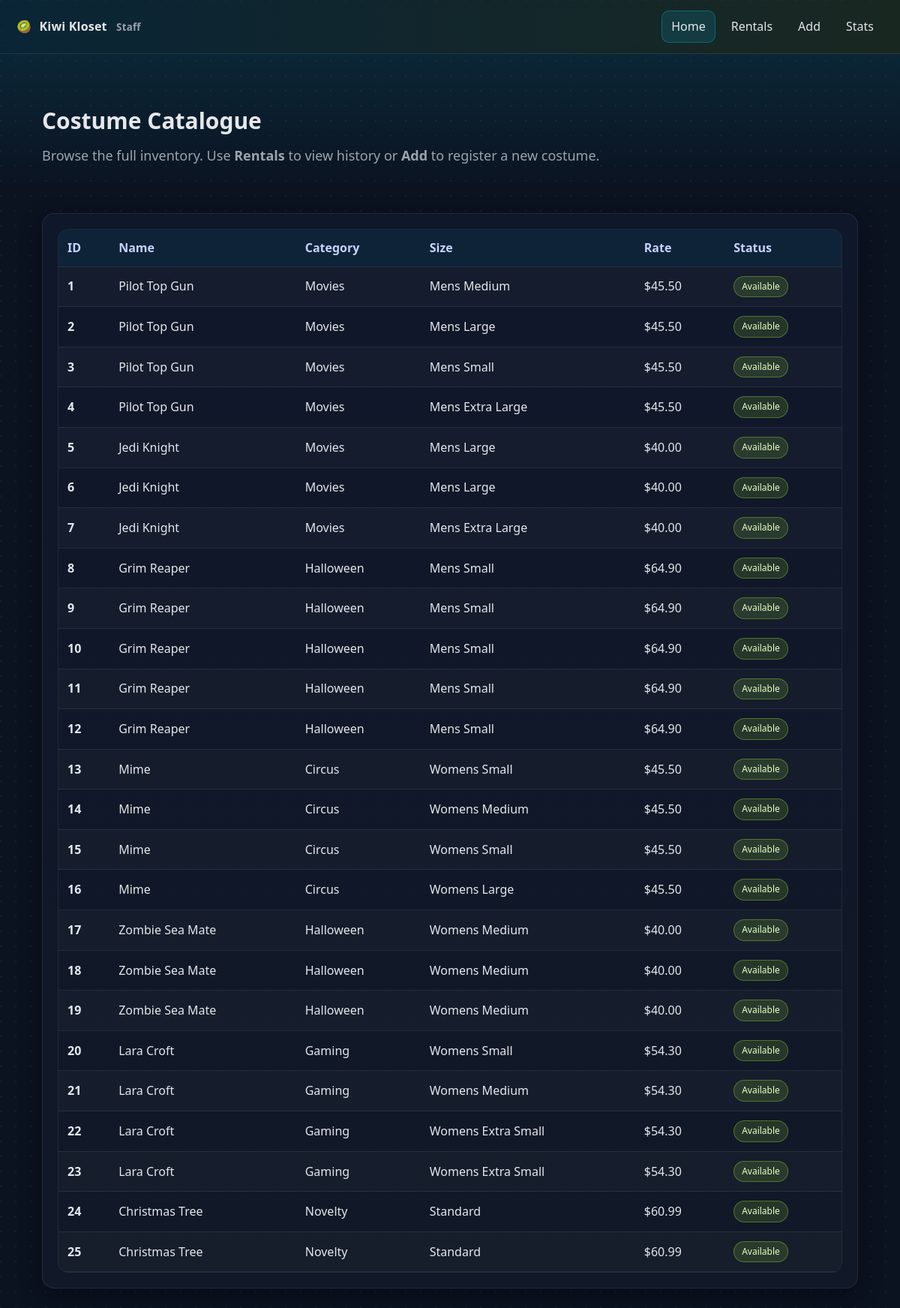
The page / on the database its author committed.
### tables this page shows
CREATE TABLE costumes (
    id INT PRIMARY KEY,
	is_available TINYINT(1) NOT NULL,
	branch_id INT NOT NULL,
	name VARCHAR(255) NOT NULL,
	size VARCHAR(255) NOT NULL,
	daily_rate DECIMAL(10, 2) NOT NULL,
	category VARCHAR(255) NOT NULL
);

### index.php (the view, shortened to what this page needs)
<?php
require 'db.php';
?>
<!doctype html>
<html lang="en">
<head>
  <link rel="stylesheet" href="assets/css/style.css">
</head>
<body class="bg-grid">
<?php nav('Home'); ?>
<section class="hero">
  <div class="container">
    <h1>Costume Catalogue</h1>
    <p class="lead">Browse the full inventory. Use <strong>Rentals</strong> to view history or <strong>Add</strong> to register a new costume.</p>
  </div>
</section>
<main class="container">
  <div class="card elevation">
    <?php
    try {
      $st = db()->query("SELECT id, name, category, size, daily_rate, is_available FROM costumes ORDER BY id ASC");
      $rows = $st->fetchAll();
      if ($rows) {
        echo '<div class="table-wrap"><table class="table fancy"><thead><tr>
          <th>ID</th><th>Name</th><th>Category</th><th>Size</th><th>Rate</th><th>Status</th>
        </tr></thead><tbody>';
        foreach ($rows as $r) {
          $badge = $r['is_available'] ? '<span class="chip success">Available</span>' : '<span class="chip">Unavailable</span>';
          echo '<tr>
            <td>'.h($r['id']).'</td>
            <td>'.h($r['name']).'</td>
            <td>'.h($r['category']).'</td>
            <td>'.h($r['size']).'</td>
            <td>$'.h(number_format((float)$r['daily_rate'],2)).'</td>
            <td>'.$badge.'</td>
          </tr>';
        }
        echo '</tbody></table></div>';
      } else {
        echo '<div class="empty">No costumes found.</div>';
      }
    } catch (Throwable $e) {
      echo '<div class="alert error">Database error: '.h($e->getMessage()).'</div>';
    }
    ?>
  </div>
</main>
</body>
</html>

### db.php (shortened to what this page needs)
<?php
function db() {
  static $pdo = null;
  if ($pdo === null) {
    try {
      $pdo = new PDO(
        'mysql:host='.DB_HOST.';dbname='.DB_NAME.';charset=utf8mb4',
        DB_USER,
        DB_PASS,
        [
          PDO::ATTR_ERRMODE            => PDO::ERRMODE_EXCEPTION,
          PDO::ATTR_DEFAULT_FETCH_MODE => PDO::FETCH_ASSOC,
        ]
      );
    } catch (Throwable $e) {
      http_response_code(500);
      echo "<h1>Database connection failed</h1>";
      echo "<pre>".htmlspecialchars($e->getMessage(), ENT_QUOTES, 'UTF-8')."</pre>";
      exit;
    }
  }
  return $pdo;
}
function h($s){ return htmlspecialchars((string)$s, ENT_QUOTES, 'UTF-8'); }
function nav($active=''){
  $items = [
    'Home'    => 'index.php',
    'Rentals' => 'rentals.php',
    'Add'     => 'add.php',
    'Stats'   => 'stats.php'
  ];
  echo '<header class="topbar">';
  echo '<div class="brand"><span class="kiwi">🥝</span> Kiwi Kloset <small>Staff</small></div>';
  echo '<nav class="tabs"><ul>';
  foreach($items as $label=>$href){
    $is = (strtolower($active)===strtolower($label)) ? ' class="active"' : '';
    $labelEsc = h($label);
    $hrefEsc  = h($href);
    echo '<li'.$is.'><a href="'.$hrefEsc.'">'.$labelEsc.'</a></li>';
  }
  echo '</ul></nav></header>';
}
?>

### style.css (style rules this page uses)
:root { --bg:#0b1220; --card:#0f172a; --panel:#111827; --text:#e5e7eb; --muted:#9ca3af; --brand:#06b6d4; --brand-600:#0891b2; --accent:#a3e635; --warn:#f59e0b; --error:#ef4444; --border:rgba(255,255,255,.08); --shadow:0 10px 30px rgba(0,0,0,.35); }
* { box-sizing:border-box }
html,body { margin:0; padding:0 }
body { font:16px/1.55 system-ui,-apple-system,Segoe UI,Roboto,Arial,sans-serif; color:var(--text); background:var(--bg) }
.bg-grid { background-image: radial-gradient(circle at 1px 1px, rgba(255,255,255,.05) 1px, transparent 0); background-size: 20px 20px; }
.topbar { position:sticky; top:0; z-index:10; display:flex; align-items:center; justify-content:space-between; padding:14px 22px; background:linear-gradient(90deg, rgba(6,182,212,.12), rgba(163,230,53,.10)); border-bottom:1px solid var(--border); backdrop-filter: blur(6px); }
.brand { font-weight:800; letter-spacing:.2px }
.brand .kiwi { margin-right:6px }
.brand small { color:var(--muted); font-weight:600; margin-left:8px }
.tabs ul { display:flex; gap:8px; list-style:none; margin:0; padding:0 }
.tabs a { display:inline-block; padding:8px 12px; border-radius:10px; color:var(--text); text-decoration:none; border:1px solid transparent }
.tabs li.active a, .tabs a:hover { background:rgba(6,182,212,.15); border-color:rgba(6,182,212,.35) }
.container { max-width:1120px; margin:26px auto; padding:0 16px }
.card { background:linear-gradient(180deg, var(--card), var(--panel)); border:1px solid var(--border); border-radius:16px; padding:20px }
.elevation { box-shadow:var(--shadow) }
.hero { padding:40px 0 10px; background:linear-gradient(180deg, rgba(6,182,212,.12), transparent) }
.hero .lead { color:var(--muted); max-width:860px }
h1 { margin:.2rem 0 .6rem; font-size:30px }
p.lead { font-size:18px; margin:.4rem 0 0 }
.table-wrap { overflow:auto; border:1px solid var(--border); border-radius:14px }
table { width:100%; border-collapse:collapse; min-width:760px }
th,td { padding:12px 12px; border-bottom:1px solid var(--border); text-align:left }
th { color:#c7d2fe; background:rgba(6,182,212,.08); position:sticky; top:0 }
tbody tr:nth-child(odd) { background:rgba(255,255,255,.02) }
.table.fancy td:first-child { font-weight:700; color:#e2e8f0 }
.chip { display:inline-block; padding:4px 10px; border-radius:999px; font-size:12px; background:rgba(255,255,255,.06); border:1px solid var(--border) }
.chip.success { background:rgba(163,230,53,.15); border-color:rgba(163,230,53,.35); color:#eaffc7 }

### rows shown on the page
costumes: id "1", name "Pilot Top Gun", category "Movies", size "Mens Medium", daily_rate "45.50", is_available "Available"
costumes: id "2", name "Pilot Top Gun", category "Movies", size "Mens Large", daily_rate "45.50", is_available "Available"
costumes: id "3", name "Pilot Top Gun", category "Movies", size "Mens Small", daily_rate "45.50", is_available "Available"
costumes: id "4", name "Pilot Top Gun", category "Movies", size "Mens Extra Large", daily_rate "45.50", is_available "Available"
costumes: id "5", name "Jedi Knight", category "Movies", size "Mens Large", daily_rate "40.00", is_available "Available"
costumes: id "6", name "Jedi Knight", category "Movies", size "Mens Large", daily_rate "40.00", is_available "Available"
costumes: id "7", name "Jedi Knight", category "Movies", size "Mens Extra Large", daily_rate "40.00", is_available "Available"
costumes: id "8", name "Grim Reaper", category "Halloween", size "Mens Small", daily_rate "64.90", is_available "Available"
costumes: id "9", name "Grim Reaper", category "Halloween", size "Mens Small", daily_rate "64.90", is_available "Available"
costumes: id "10", name "Grim Reaper", category "Halloween", size "Mens Small", daily_rate "64.90", is_available "Available"
costumes: id "11", name "Grim Reaper", category "Halloween", size "Mens Small", daily_rate "64.90", is_available "Available"
costumes: id "12", name "Grim Reaper", category "Halloween", size "Mens Small", daily_rate "64.90", is_available "Available"
costumes: id "13", name "Mime", category "Circus", size "Womens Small", daily_rate "45.50", is_available "Available"
costumes: id "14", name "Mime", category "Circus", size "Womens Medium", daily_rate "45.50", is_available "Available"
costumes: id "15", name "Mime", category "Circus", size "Womens Small", daily_rate "45.50", is_available "Available"
costumes: id "16", name "Mime", category "Circus", size "Womens Large", daily_rate "45.50", is_available "Available"
costumes: id "17", name "Zombie Sea Mate", category "Halloween", size "Womens Medium", daily_rate "40.00", is_available "Available"
costumes: id "18", name "Zombie Sea Mate", category "Halloween", size "Womens Medium", daily_rate "40.00", is_available "Available"
costumes: id "19", name "Zombie Sea Mate", category "Halloween", size "Womens Medium", daily_rate "40.00", is_available "Available"
costumes: id "20", name "Lara Croft", category "Gaming", size "Womens Small", daily_rate "54.30", is_available "Available"
costumes: id "21", name "Lara Croft", category "Gaming", size "Womens Medium", daily_rate "54.30", is_available "Available"
costumes: id "22", name "Lara Croft", category "Gaming", size "Womens Extra Small", daily_rate "54.30", is_available "Available"
costumes: id "23", name "Lara Croft", category "Gaming", size "Womens Extra Small", daily_rate "54.30", is_available "Available"
costumes: id "24", name "Christmas Tree", category "Novelty", size "Standard", daily_rate "60.99", is_available "Available"
costumes: id "25", name "Christmas Tree", category "Novelty", size "Standard", daily_rate "60.99", is_available "Available"

### other values the page prints
$labelEsc "Home"
$labelEsc "Rentals"
$labelEsc "Add"
$labelEsc "Stats"
